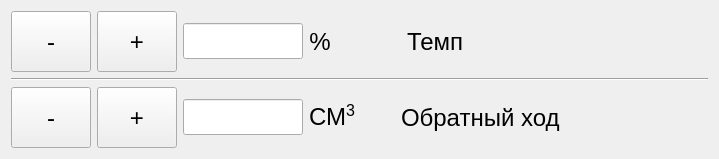
<?xml version="1.0" encoding="UTF-8"?>
<ui version="4.0">
 <class>StuffingFrame</class>
 <widget class="QWidget" name="StuffingFrame">
  <property name="geometry">
   <rect>
    <x>0</x>
    <y>0</y>
    <width>719</width>
    <height>159</height>
   </rect>
  </property>
  <property name="windowTitle">
   <string>Form</string>
  </property>
  <layout class="QVBoxLayout" name="verticalLayout_2">
   <item>
    <layout class="QVBoxLayout" name="verticalLayout">
     <item>
      <layout class="QHBoxLayout" name="horizontalLayout_2">
       <item>
        <widget class="QPushButton" name="btnTempMinus">
         <property name="sizePolicy">
          <sizepolicy hsizetype="Minimum" vsizetype="Minimum">
           <horstretch>0</horstretch>
           <verstretch>0</verstretch>
          </sizepolicy>
         </property>
         <property name="font">
          <font>
           <pointsize>18</pointsize>
          </font>
         </property>
         <property name="text">
          <string>-</string>
         </property>
        </widget>
       </item>
       <item>
        <widget class="QPushButton" name="btnTempPlus">
         <property name="sizePolicy">
          <sizepolicy hsizetype="Minimum" vsizetype="Minimum">
           <horstretch>0</horstretch>
           <verstretch>0</verstretch>
          </sizepolicy>
         </property>
         <property name="font">
          <font>
           <pointsize>18</pointsize>
          </font>
         </property>
         <property name="text">
          <string>+</string>
         </property>
        </widget>
       </item>
       <item>
        <widget class="QClickableLineEdit" name="txtTemp">
         <property name="sizePolicy">
          <sizepolicy hsizetype="Fixed" vsizetype="Fixed">
           <horstretch>0</horstretch>
           <verstretch>0</verstretch>
          </sizepolicy>
         </property>
         <property name="maximumSize">
          <size>
           <width>120</width>
           <height>16777215</height>
          </size>
         </property>
         <property name="font">
          <font>
           <pointsize>18</pointsize>
          </font>
         </property>
        </widget>
       </item>
       <item>
        <widget class="QLabel" name="label_3">
         <property name="font">
          <font>
           <pointsize>18</pointsize>
          </font>
         </property>
         <property name="text">
          <string>%</string>
         </property>
         <property name="alignment">
          <set>Qt::AlignCenter</set>
         </property>
        </widget>
       </item>
       <item>
        <spacer name="horizontalSpacer_4">
         <property name="orientation">
          <enum>Qt::Horizontal</enum>
         </property>
         <property name="sizeType">
          <enum>QSizePolicy::Fixed</enum>
         </property>
         <property name="sizeHint" stdset="0">
          <size>
           <width>70</width>
           <height>20</height>
          </size>
         </property>
        </spacer>
       </item>
       <item>
        <widget class="QLabel" name="label_4">
         <property name="font">
          <font>
           <pointsize>18</pointsize>
          </font>
         </property>
         <property name="text">
          <string>Темп</string>
         </property>
        </widget>
       </item>
       <item>
        <spacer name="horizontalSpacer_2">
         <property name="orientation">
          <enum>Qt::Horizontal</enum>
         </property>
         <property name="sizeHint" stdset="0">
          <size>
           <width>40</width>
           <height>20</height>
          </size>
         </property>
        </spacer>
       </item>
      </layout>
     </item>
     <item>
      <widget class="Line" name="line">
       <property name="orientation">
        <enum>Qt::Horizontal</enum>
       </property>
      </widget>
     </item>
     <item>
      <layout class="QHBoxLayout" name="horizontalLayout_3">
       <item>
        <widget class="QPushButton" name="btnReverseMinus">
         <property name="sizePolicy">
          <sizepolicy hsizetype="Minimum" vsizetype="Minimum">
           <horstretch>0</horstretch>
           <verstretch>0</verstretch>
          </sizepolicy>
         </property>
         <property name="font">
          <font>
           <pointsize>18</pointsize>
          </font>
         </property>
         <property name="text">
          <string>-</string>
         </property>
        </widget>
       </item>
       <item>
        <widget class="QPushButton" name="btnReversePlus">
         <property name="sizePolicy">
          <sizepolicy hsizetype="Minimum" vsizetype="Minimum">
           <horstretch>0</horstretch>
           <verstretch>0</verstretch>
          </sizepolicy>
         </property>
         <property name="font">
          <font>
           <pointsize>18</pointsize>
          </font>
         </property>
         <property name="text">
          <string>+</string>
         </property>
        </widget>
       </item>
       <item>
        <widget class="QClickableLineEdit" name="txtReverse">
         <property name="sizePolicy">
          <sizepolicy hsizetype="Fixed" vsizetype="Fixed">
           <horstretch>0</horstretch>
           <verstretch>0</verstretch>
          </sizepolicy>
         </property>
         <property name="maximumSize">
          <size>
           <width>120</width>
           <height>16777215</height>
          </size>
         </property>
         <property name="font">
          <font>
           <pointsize>18</pointsize>
          </font>
         </property>
        </widget>
       </item>
       <item>
        <widget class="QLabel" name="label_5">
         <property name="font">
          <font>
           <pointsize>18</pointsize>
          </font>
         </property>
         <property name="text">
          <string>СМ&lt;sup&gt;3&lt;/sup&gt;</string>
         </property>
         <property name="alignment">
          <set>Qt::AlignCenter</set>
         </property>
        </widget>
       </item>
       <item>
        <spacer name="horizontalSpacer_5">
         <property name="orientation">
          <enum>Qt::Horizontal</enum>
         </property>
         <property name="sizeType">
          <enum>QSizePolicy::Fixed</enum>
         </property>
         <property name="sizeHint" stdset="0">
          <size>
           <width>40</width>
           <height>20</height>
          </size>
         </property>
        </spacer>
       </item>
       <item>
        <widget class="QLabel" name="label_6">
         <property name="font">
          <font>
           <pointsize>18</pointsize>
          </font>
         </property>
         <property name="text">
          <string>Обратный ход</string>
         </property>
        </widget>
       </item>
       <item>
        <spacer name="horizontalSpacer_3">
         <property name="orientation">
          <enum>Qt::Horizontal</enum>
         </property>
         <property name="sizeHint" stdset="0">
          <size>
           <width>40</width>
           <height>20</height>
          </size>
         </property>
        </spacer>
       </item>
      </layout>
     </item>
    </layout>
   </item>
  </layout>
 </widget>
 <customwidgets>
  <customwidget>
   <class>QClickableLineEdit</class>
   <extends>QLineEdit</extends>
   <header location="global">widgets/qclickablelineedit.h</header>
  </customwidget>
 </customwidgets>
 <resources/>
 <connections/>
</ui>
